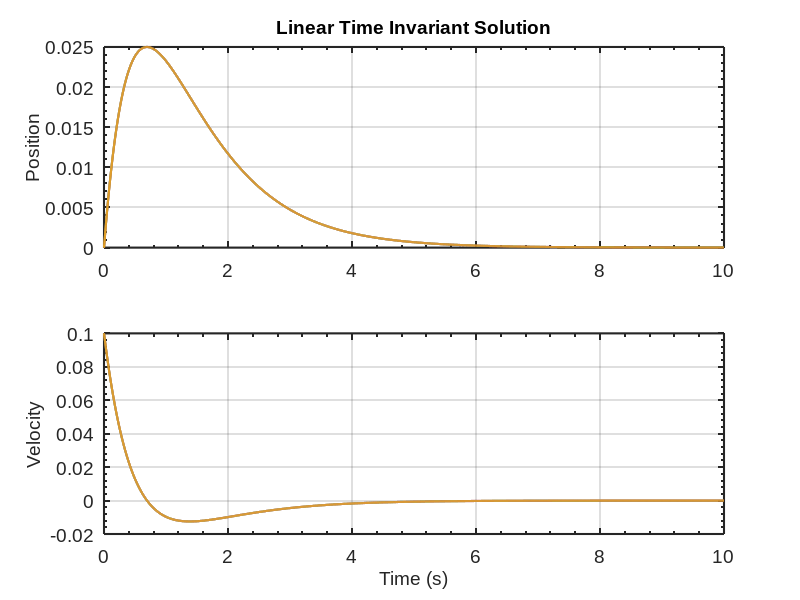

MATLAB code to generate this figure:
%% EKF Simulation
%
% Copyright (C) 2017 by Kiron Mateti
%
% This m-file will simulate a vehicle and a sensing system using nonlinear
% equations of motion and an extended Kalman filter.
%
%
%
clc
clear
close all

LINEAR_TEST = 1;

if LINEAR_TEST
    %% Sample Integration of Linear State Space Equations of motion
    Ts = 1e-3;
    t0 = 0;
    tf = 10;
    t = t0:Ts:tf - Ts;
    N = length(t);
    x0 = [0; 0.1];
 
    A = [0, 1; -2 -3];
    f_lin = @(x, t)(A * x);
 
    % Use built-in Octave function lsode
    X = lsode(f_lin, x0, t);
    X = X';
 
    % Use closed form solution
    Xp = zeros(2, N);
    Xp(:, 1) = x0;
 
    for ii = 2:N
        Xp(:, ii) = expm(A * t(ii - 1)) * Xp(:, 1);
    end
 
    % Yet another method
    phi = expm(A * Ts);
    Xpp(:, 1) = x0;
    for ii = 2:N
        Xpp(:, ii) = phi * Xpp(:, ii - 1);
    end
 
    hf = figure;
    subplot(2, 1, 1)
    plot(t, X(1, :), t, Xp(1, :), t, Xpp(1, :));
    ylabel('Position');
    title('Linear Time Invariant Solution');
    subplot(2, 1, 2)
    plot(t, X(2, :), t, Xp(2, :), t, Xpp(2, :));
    ylabel('Velocity');
    xlabel('Time (s)');
    set(findall(hf,'-property','XGrid'), 'XGrid', 'on')
    set(findall(hf,'-property','YGrid'), 'YGrid', 'on')
    set(findall(hf,'-property','XMinorTick'), 'XMinorTick', 'on')
    set(findall(hf,'-property','YMinorTick'), 'YMinorTick', 'on')
    set(findall(hf,'-property','LineWidth'), 'LineWidth', 1.5)
    set(findall(hf,'-property','FontSize'), 'FontSize', 14)
    set(findall(hf,'-property','FontName'), 'FontName', 'Arial')
end
%end

